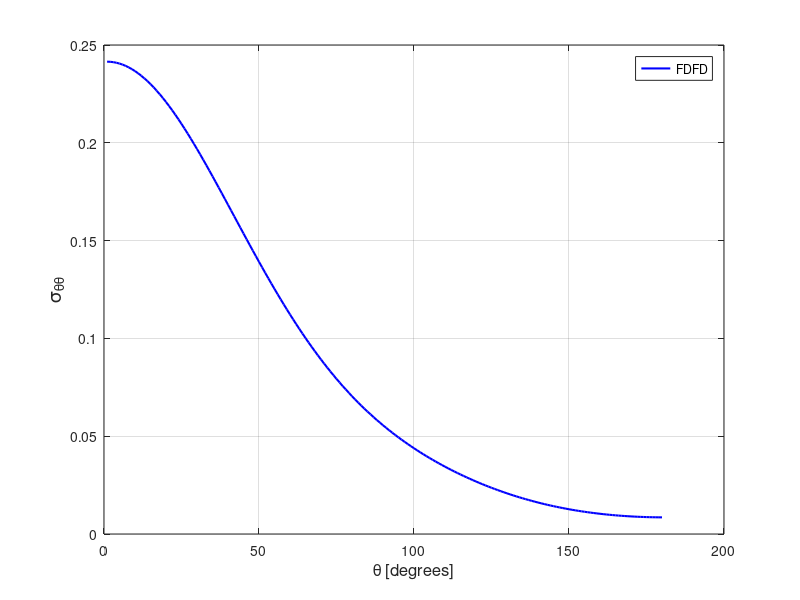

Recreate this plot in MATLAB.
stt = [ 
    1  0.24147345E+00
    2  0.24141333E+00
    3  0.24123222E+00
    4  0.24093169E+00
    5  0.24051081E+00
    6  0.23997071E+00
    7  0.23931377E+00
    8  0.23853838E+00
    9  0.23764913E+00
   10  0.23664668E+00
   11  0.23553123E+00
   12  0.23430720E+00
   13  0.23297517E+00
   14  0.23153736E+00
   15  0.22999802E+00
   16  0.22835946E+00
   17  0.22662376E+00
   18  0.22479497E+00
   19  0.22287530E+00
   20  0.22086842E+00
   21  0.21877819E+00
   22  0.21660863E+00
   23  0.21436276E+00
   24  0.21204461E+00
   25  0.20965745E+00
   26  0.20720559E+00
   27  0.20469308E+00
   28  0.20212403E+00
   29  0.19950147E+00
   30  0.19683070E+00
   31  0.19411644E+00
   32  0.19136003E+00
   33  0.18856737E+00
   34  0.18574354E+00
   35  0.18289006E+00
   36  0.18001208E+00
   37  0.17711282E+00
   38  0.17419802E+00
   39  0.17126934E+00
   40  0.16833046E+00
   41  0.16538677E+00
   42  0.16244027E+00
   43  0.15949431E+00
   44  0.15655315E+00
   45  0.15361860E+00
   46  0.15069543E+00
   47  0.14778440E+00
   48  0.14488971E+00
   49  0.14201449E+00
   50  0.13916019E+00
   51  0.13632937E+00
   52  0.13352416E+00
   53  0.13074736E+00
   54  0.12800059E+00
   55  0.12528546E+00
   56  0.12260391E+00
   57  0.11995707E+00
   58  0.11734653E+00
   59  0.11477444E+00
   60  0.11224080E+00
   61  0.10974683E+00
   62  0.10729449E+00
   63  0.10488307E+00
   64  0.10251370E+00
   65  0.10018755E+00
   66  0.97904474E-01
   67  0.95664136E-01
   68  0.93467660E-01
   69  0.91315091E-01
   70  0.89206263E-01
   71  0.87140918E-01
   72  0.85119523E-01
   73  0.83140843E-01
   74  0.81205621E-01
   75  0.79312250E-01
   76  0.77461116E-01
   77  0.75651638E-01
   78  0.73882774E-01
   79  0.72154462E-01
   80  0.70465736E-01
   81  0.68816572E-01
   82  0.67205243E-01
   83  0.65630883E-01
   84  0.64094082E-01
   85  0.62592439E-01
   86  0.61126921E-01
   87  0.59694961E-01
   88  0.58296740E-01
   89  0.56930888E-01
   90  0.55597462E-01
   91  0.54294083E-01
   92  0.53021152E-01
   93  0.51777724E-01
   94  0.50562881E-01
   95  0.49375653E-01
   96  0.48215471E-01
   97  0.47081389E-01
   98  0.45972411E-01
   99  0.44888742E-01
  100  0.43828923E-01
  101  0.42792507E-01
  102  0.41778591E-01
  103  0.40787086E-01
  104  0.39816931E-01
  105  0.38867947E-01
  106  0.37939314E-01
  107  0.37030470E-01
  108  0.36141269E-01
  109  0.35270676E-01
  110  0.34419131E-01
  111  0.33585478E-01
  112  0.32769095E-01
  113  0.31970840E-01
  114  0.31189185E-01
  115  0.30424139E-01
  116  0.29675307E-01
  117  0.28942948E-01
  118  0.28226290E-01
  119  0.27525352E-01
  120  0.26839606E-01
  121  0.26169088E-01
  122  0.25513664E-01
  123  0.24872757E-01
  124  0.24246506E-01
  125  0.23634808E-01
  126  0.23037333E-01
  127  0.22453861E-01
  128  0.21884633E-01
  129  0.21329062E-01
  130  0.20787420E-01
  131  0.20259291E-01
  132  0.19744458E-01
  133  0.19243374E-01
  134  0.18755462E-01
  135  0.18280623E-01
  136  0.17818764E-01
  137  0.17369935E-01
  138  0.16933711E-01
  139  0.16510434E-01
  140  0.16099853E-01
  141  0.15701503E-01
  142  0.15315683E-01
  143  0.14942084E-01
  144  0.14580544E-01
  145  0.14231153E-01
  146  0.13893483E-01
  147  0.13567536E-01
  148  0.13253323E-01
  149  0.12950514E-01
  150  0.12659081E-01
  151  0.12378780E-01
  152  0.12109646E-01
  153  0.11851352E-01
  154  0.11603804E-01
  155  0.11366954E-01
  156  0.11140587E-01
  157  0.10924487E-01
  158  0.10718491E-01
  159  0.10522759E-01
  160  0.10336869E-01
  161  0.10160770E-01
  162  0.99941213E-02
  163  0.98370947E-02
  164  0.96894829E-02
  165  0.95510073E-02
  166  0.94216373E-02
  167  0.93012033E-02
  168  0.91897054E-02
  169  0.90870159E-02
  170  0.89929588E-02
  171  0.89073265E-02
  172  0.88302679E-02
  173  0.87616788E-02
  174  0.87014074E-02
  175  0.86491592E-02
  176  0.86052325E-02
  177  0.85694827E-02
  178  0.85418262E-02
  179  0.85221883E-02
  180  0.85106213E-02
  181  0.85071428E-02
  182  0.85117137E-02
  183  0.85241431E-02
  184  0.85448408E-02
  185  0.85734380E-02
  186  0.86101843E-02
  187  0.86550713E-02
  188  0.87082507E-02
  189  0.87695522E-02
  190  0.88393912E-02
  191  0.89173419E-02
  192  0.90040648E-02
  193  0.90991575E-02
  194  0.92029739E-02
  195  0.93155717E-02
  196  0.94370870E-02
  197  0.95675234E-02
  198  0.97071482E-02
  199  0.98559875E-02
  200  0.10014167E-01
  201  0.10181915E-01
  202  0.10359271E-01
  203  0.10546387E-01
  204  0.10743358E-01
  205  0.10950617E-01
  206  0.11167879E-01
  207  0.11395463E-01
  208  0.11633620E-01
  209  0.11882444E-01
  210  0.12141953E-01
  211  0.12412690E-01
  212  0.12694189E-01
  213  0.12986960E-01
  214  0.13290863E-01
  215  0.13606458E-01
  216  0.13933778E-01
  217  0.14272759E-01
  218  0.14623394E-01
  219  0.14986275E-01
  220  0.15361134E-01
  221  0.15748169E-01
  222  0.16147692E-01
  223  0.16559580E-01
  224  0.16984211E-01
  225  0.17421253E-01
  226  0.17871149E-01
  227  0.18334145E-01
  228  0.18809855E-01
  229  0.19298967E-01
  230  0.19801095E-01
  231  0.20316714E-01
  232  0.20845657E-01
  233  0.21388136E-01
  234  0.21944461E-01
  235  0.22514218E-01
  236  0.23098141E-01
  237  0.23696190E-01
  238  0.24308478E-01
  239  0.24934947E-01
  240  0.25575968E-01
  241  0.26231810E-01
  242  0.26902510E-01
  243  0.27588222E-01
  244  0.28289268E-01
  245  0.29005764E-01
  246  0.29737812E-01
  247  0.30485999E-01
  248  0.31250875E-01
  249  0.32031916E-01
  250  0.32830112E-01
  251  0.33645555E-01
  252  0.34478493E-01
  253  0.35329506E-01
  254  0.36199182E-01
  255  0.37087504E-01
  256  0.37995111E-01
  257  0.38922813E-01
  258  0.39870806E-01
  259  0.40839486E-01
  260  0.41829575E-01
  261  0.42842060E-01
  262  0.43877121E-01
  263  0.44935692E-01
  264  0.46017844E-01
  265  0.47124837E-01
  266  0.48257500E-01
  267  0.49415909E-01
  268  0.50601706E-01
  269  0.51814936E-01
  270  0.53056359E-01
  271  0.54327838E-01
  272  0.55628676E-01
  273  0.56960683E-01
  274  0.58324628E-01
  275  0.59721090E-01
  276  0.61151069E-01
  277  0.62614992E-01
  278  0.64114079E-01
  279  0.65649167E-01
  280  0.67221351E-01
  281  0.68830676E-01
  282  0.70478454E-01
  283  0.72164632E-01
  284  0.73890693E-01
  285  0.75657926E-01
  286  0.77465810E-01
  287  0.79315074E-01
  288  0.81206426E-01
  289  0.83140150E-01
  290  0.85116901E-01
  291  0.87137140E-01
  292  0.89200370E-01
  293  0.91307573E-01
  294  0.93458883E-01
  295  0.95653623E-01
  296  0.97891986E-01
  297  0.10017370E+00
  298  0.10249928E+00
  299  0.10486682E+00
  300  0.10727689E+00
  301  0.10972838E+00
  302  0.11222175E+00
  303  0.11475370E+00
  304  0.11732483E+00
  305  0.11993456E+00
  306  0.12258039E+00
  307  0.12526135E+00
  308  0.12797542E+00
  309  0.13072184E+00
  310  0.13349806E+00
  311  0.13630269E+00
  312  0.13913292E+00
  313  0.14198691E+00
  314  0.14486252E+00
  315  0.14775656E+00
  316  0.15066758E+00
  317  0.15359062E+00
  318  0.15652548E+00
  319  0.15946676E+00
  320  0.16241249E+00
  321  0.16535869E+00
  322  0.16830371E+00
  323  0.17124134E+00
  324  0.17417091E+00
  325  0.17708699E+00
  326  0.17998596E+00
  327  0.18286391E+00
  328  0.18571807E+00
  329  0.18854389E+00
  330  0.19133724E+00
  331  0.19409271E+00
  332  0.19680864E+00
  333  0.19948004E+00
  334  0.20210326E+00
  335  0.20467284E+00
  336  0.20718624E+00
  337  0.20963930E+00
  338  0.21202667E+00
  339  0.21434595E+00
  340  0.21659297E+00
  341  0.21876353E+00
  342  0.22085401E+00
  343  0.22286159E+00
  344  0.22478156E+00
  345  0.22661135E+00
  346  0.22834788E+00
  347  0.22998782E+00
  348  0.23152733E+00
  349  0.23296602E+00
  350  0.23429842E+00
  351  0.23552418E+00
  352  0.23663926E+00
  353  0.23764384E+00
  354  0.23853335E+00
  355  0.23930776E+00
  356  0.23996761E+00
  357  0.24050793E+00
  358  0.24092928E+00
  359  0.24123131E+00
  360  0.24141267E+00
 ]; 
plot(stt(1:180,1),stt(1:180,2),'b-','linewidth',1.5 ); 
grid on 
legend('FDFD');
xlabel('\theta [degrees]','FontSize',12);
ylabel('\sigma_{\theta\theta}','FontSize',14);
